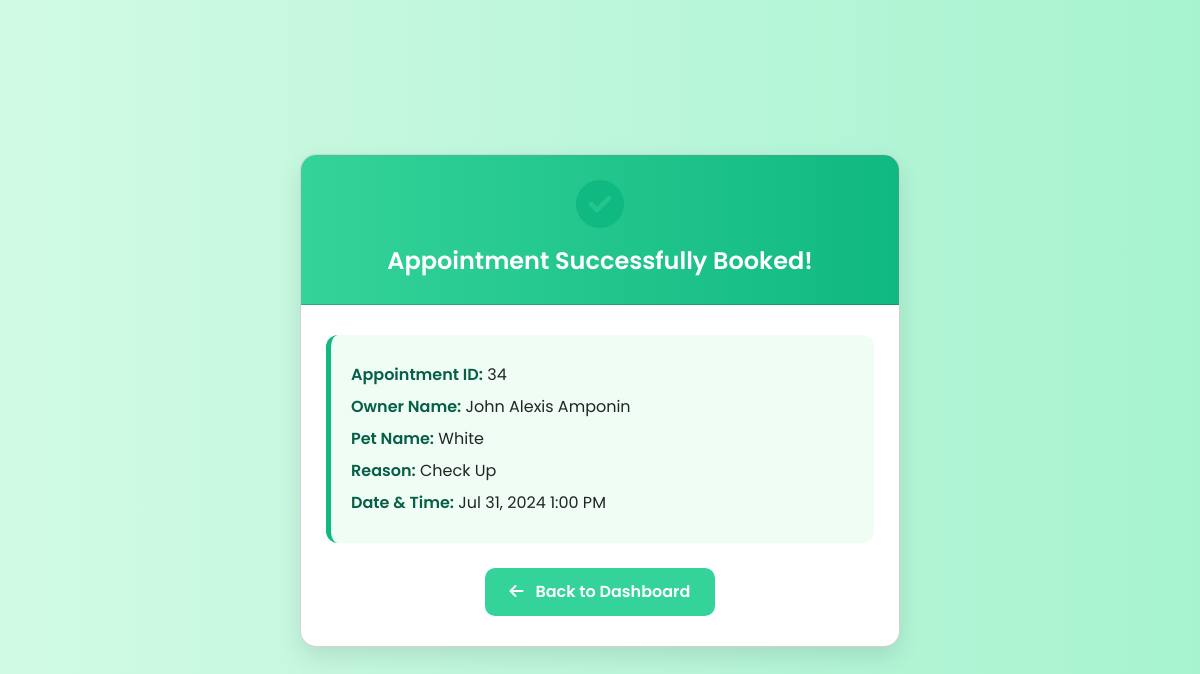
Page /staff/appointment_success.php?appointment_id=34 (signed in) on the committed database.
### tables this page shows
CREATE TABLE appointments (appointment_id INTEGER PRIMARY KEY AUTOINCREMENT, owner_id, pet_id, appointment_date, appointment_time, reason, status, created_by, notes, created_at);

CREATE TABLE owners (owner_id INTEGER PRIMARY KEY AUTOINCREMENT, first_name, last_name, address, contact_number, email, created_at);

CREATE TABLE pets (pet_id INTEGER PRIMARY KEY AUTOINCREMENT, owner_id, pet_name, species, breed, sex, age, birthdate, color, microchip_no, created_at);

### staff/appointment_success.php (the view, shortened to what this page needs)
<?php
$appointment_id = isset($_GET['appointment_id']) ? intval($_GET['appointment_id']) : 0;
try {
    $conn = new PDO('sqlite:' . __DIR__ . '/../data/data.sqlite');
    $conn->setAttribute(PDO::ATTR_ERRMODE, PDO::ERRMODE_EXCEPTION);
} catch (PDOException $e) {
    die("Database connection failed: " . $e->getMessage());
}
$sql = "SELECT
            a.appointment_id,
            a.appointment_date,
            a.appointment_time,
            a.reason,
            o.first_name,
            o.last_name,
            p.pet_name
        FROM appointments a
        JOIN pets p ON a.pet_id = p.pet_id
        JOIN owners o ON p.owner_id = o.owner_id
        WHERE a.appointment_id = :appointment_id";
$stmt = $conn->prepare($sql);
$stmt->bindValue(':appointment_id', $appointment_id, PDO::PARAM_INT);
$stmt->execute();
$appointment = $stmt->fetch(PDO::FETCH_ASSOC);
?>
<!DOCTYPE html>
<html lang="en">
<head>
<link href="https://cdn.jsdelivr.net/npm/bootstrap@5.3.0/dist/css/bootstrap.min.css" rel="stylesheet">
<link href="https://cdnjs.cloudflare.com/ajax/libs/font-awesome/6.4.0/css/all.min.css" rel="stylesheet">
</head>
<body>
<div class="card">
    <div class="card-header">
        <i class="fas fa-check-circle success-icon"></i><br>
        Appointment Successfully Booked!
    </div>
    <div class="card-body">
        <div class="info">
            <p><span class="label">Appointment ID:</span> <?= htmlspecialchars($appointment['appointment_id']) ?></p>
            <p><span class="label">Owner Name:</span> <?= htmlspecialchars($appointment['first_name'] . " " . $appointment['last_name']) ?></p>
            <p><span class="label">Pet Name:</span> <?= htmlspecialchars($appointment['pet_name']) ?></p>
            <p><span class="label">Reason:</span> <?= htmlspecialchars($appointment['reason']) ?></p>
            <p><span class="label">Date & Time:</span> <?= date('M d, Y g:i A', strtotime($appointment['appointment_date'] . ' ' . $appointment['appointment_time'])) ?></p>
        </div>
        <div class="text-center">
            <a href="../staff_dashboard.php" class="btn btn-dashboard"><i class="fas fa-arrow-left me-2"></i> Back to Dashboard</a>
        </div>
    </div>
</div>
</body>
</html>

### staff/appointment_success.php (style rules this page uses)
body { font-family: 'Poppins', sans-serif; background: linear-gradient(to right, #d1fae5, #a7f3d0); min-height: 100vh; display: flex; justify-content: center; align-items: center; padding: 20px; }
.card { max-width: 600px; width: 100%; border-radius: 16px; box-shadow: 0 10px 25px rgba(0,0,0,0.1); overflow: hidden; animation: fadeIn 0.5s ease-in-out; }
.card-header { background: linear-gradient(90deg, #34d399, #10b981); color: white; text-align: center; font-size: 1.5rem; font-weight: 600; padding: 25px; }
.card-body { padding: 30px 25px; }
.success-icon { font-size: 3rem; color: #10b981; margin-bottom: 15px; }
.info { background: #f0fdf4; border-left: 5px solid #10b981; padding: 20px; border-radius: 12px; margin-bottom: 25px; }
.info p { margin: 8px 0; font-size: 1rem; }
.label { font-weight: 600; color: #065f46; }
.btn-dashboard { background-color: #34d399; border: none; color: white; font-weight: 600; padding: 12px 25px; border-radius: 10px; transition: 0.3s; display: inline-block; }

### rows in the picture
appointments: appointment_id "34", owner.last_name "John Alexis Amponin", pet.pet_name "White", reason "Check Up", appointment_date+appointment_time "Jul 31, 2024 1:00 PM"
